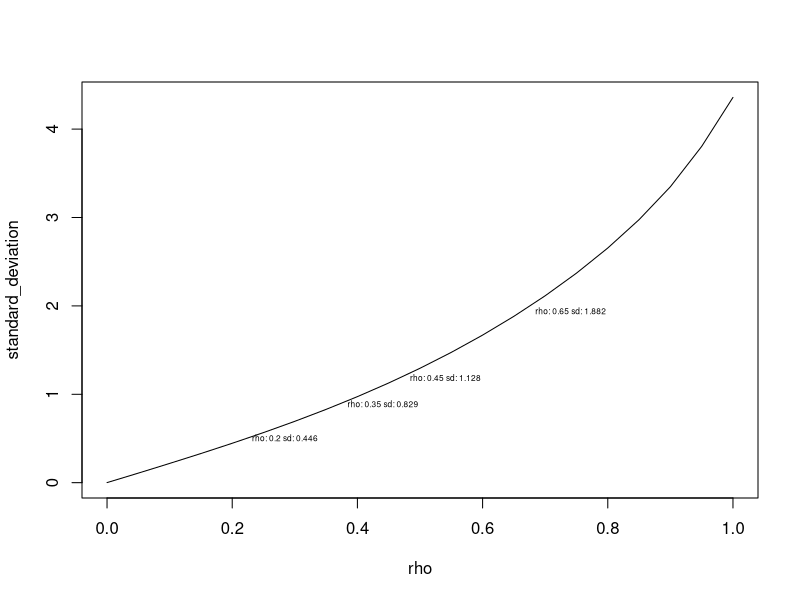

Write R code to recreate this figure.
library(calibrate)
#this is actually E[X_i X_j], not the actual correlation
correlation_riskmetrics=function(p1, p2, rho){
  d1=qnorm(p1)
  d2=qnorm(p2)
  den=sqrt(1-rho*rho)
  integrate(
    function(z){
      pnorm((d1-rho*z)/den)*pnorm((d2-rho*z)/den)*dnorm(z)
    }, -Inf, Inf
  )$value
}
#this is actually E[X_i X_j], not the actual correlation. v is the standard deviation of the systemic variable
correlation_creditriskplus=function(p1, p2, v){
  p1*p2*(v*v+1)
}
#returns volatility for credit risk given "corr" (output from riskmetrics)
inverse_corr_creditriskplus=function(p1, p2, corr){
  sqrt(corr/(p1*p2)-1)
}

rho=seq(0, 1, by=.05)
p1=.03
p2=.05
standard_deviation=sapply(rho, function(rho_inst){
  corr=correlation_riskmetrics(p1, p2, rho_inst)
  inverse_corr_creditriskplus(p1, p2, corr)
})
jpeg('vol_corr_compare.jpg')
plot(rho, standard_deviation, type='l')
label_indeces=c(5, 8, 10, 14)
labels=sapply(label_indeces, function(index){
  paste("rho:", rho[index], "sd:", round(standard_deviation[index], 3))
})
textxy(rho[label_indeces], standard_deviation[label_indeces], labels)
dev.off()
